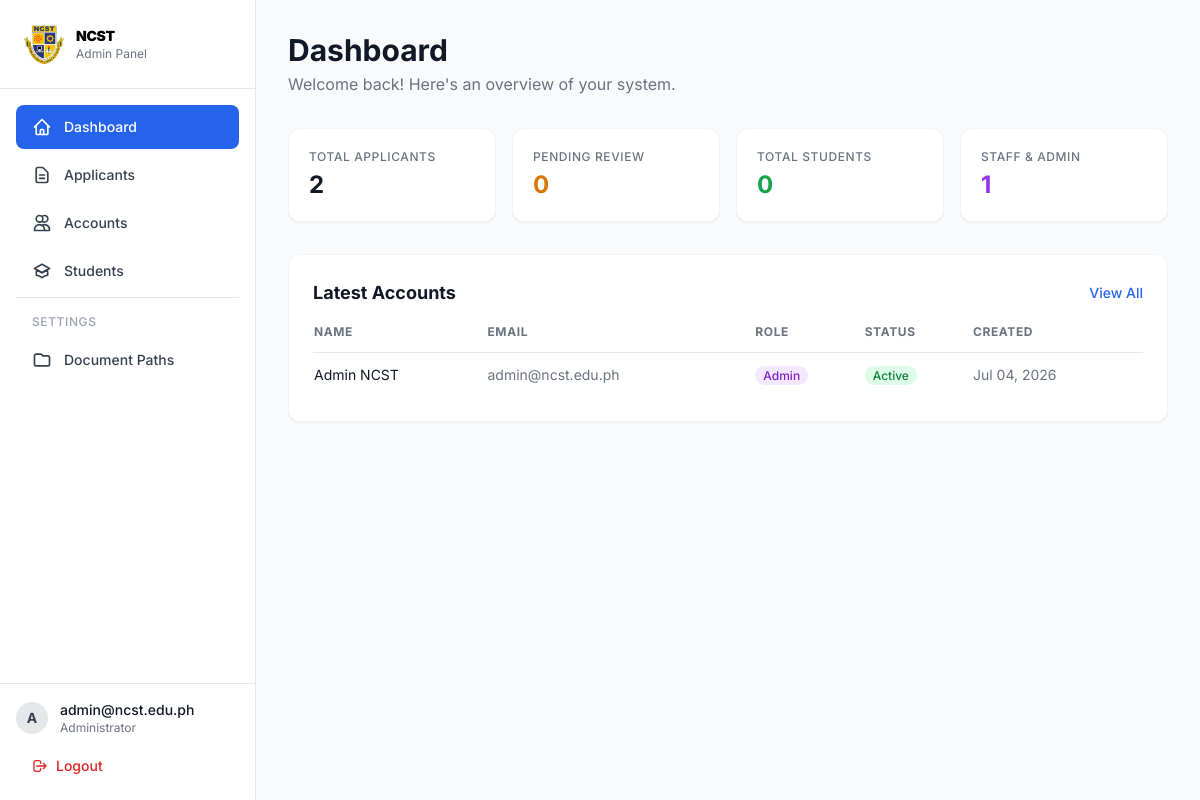
The page /src/view/admin/ (signed in) on the database its author committed.
### tables this page shows
CREATE TABLE `users` (
  `id` int(11) NOT NULL,
  `first_name` varchar(100) NOT NULL,
  `middle_name` varchar(100) DEFAULT NULL,
  `last_name` varchar(100) NOT NULL,
  `suffix` varchar(20) DEFAULT NULL,
  `birthday` date NOT NULL,
  `age` int(3) DEFAULT NULL,
  `gender` enum('Male','Female','Other') NOT NULL,
  `civil_status` enum('Single','Married','Widowed','Separated','Annulled') DEFAULT 'Single',
  `nationality` varchar(100) DEFAULT 'Filipino',
  `religion` varchar(100) DEFAULT NULL,
  `birth_place` varchar(255) DEFAULT NULL,
  `email` varchar(150) NOT NULL,
  `contact_number` varchar(20) NOT NULL,
  `home_address` varchar(255) DEFAULT NULL,
  `province` varchar(100) DEFAULT NULL,
  `city` varchar(100) DEFAULT NULL,
  `barangay` varchar(100) DEFAULT NULL,
  `zip_code` varchar(10) DEFAULT NULL,
  `password` varchar(255) NOT NULL,
  `role` enum('admin','staff','shs','college','registrar') NOT NULL DEFAULT 'college',
  `status` enum('active','inactive','pending','approved','rejected') NOT NULL DEFAULT 'pending',
  `deleted_at` date DEFAULT NULL,
  `created_by` int(11) DEFAULT NULL,
  `created_at` timestamp NOT NULL DEFAULT current_timestamp(),
  `updated_at` timestamp NOT NULL DEFAULT current_timestamp() ON UPDATE current_timestamp()
);

### src/config/helpers.php (called while the page is built, shortened)
<?php
function url($path = '') {
    return BASE_URL . $path;
}

### src/view/admin/index.php (the view, shortened to what this page needs)
<?php
require_once __DIR__ . '/sidebar.php';
try {
    $stmt = $pdo->query("SELECT COUNT(*) FROM applicants");
    $total_applicants = $stmt->fetchColumn();
    $stmt = $pdo->query("SELECT COUNT(*) FROM applicants WHERE status = 'pending'");
    $pending_applicants = $stmt->fetchColumn();
    $stmt = $pdo->query("SELECT COUNT(*) FROM users WHERE role = 'student'");
    $total_students = $stmt->fetchColumn();
    $stmt = $pdo->query("SELECT COUNT(*) FROM users WHERE role IN ('admin', 'staff')");
    $total_staff = $stmt->fetchColumn();
    $stmt = $pdo->query("SELECT * FROM users WHERE role IN ('admin', 'staff') ORDER BY created_at DESC LIMIT 10");
    $latest_accounts = $stmt->fetchAll();
} catch (Exception $e) {
    $total_applicants = $pending_applicants = $total_students = $total_staff = 0;
    $latest_accounts = [];
}
?>
<div class="mb-8">
    <h1 class="text-3xl font-bold text-gray-900">Dashboard</h1>
    <p class="text-gray-500 mt-1">Welcome back! Here's an overview of your system.</p>
</div>
<div class="flex gap-4 mb-8">
    <div class="flex-1 bg-white rounded-xl p-5 shadow-sm border border-gray-100">
        <p class="text-xs font-medium text-gray-500 uppercase tracking-wider">Total Applicants</p>
        <p class="text-2xl font-bold text-gray-900 mt-1"><?= $total_applicants ?></p>
    </div>
    <div class="flex-1 bg-white rounded-xl p-5 shadow-sm border border-gray-100">
        <p class="text-xs font-medium text-gray-500 uppercase tracking-wider">Pending Review</p>
        <p class="text-2xl font-bold text-amber-600 mt-1"><?= $pending_applicants ?></p>
    </div>
    <div class="flex-1 bg-white rounded-xl p-5 shadow-sm border border-gray-100">
        <p class="text-xs font-medium text-gray-500 uppercase tracking-wider">Total Students</p>
        <p class="text-2xl font-bold text-green-600 mt-1"><?= $total_students ?></p>
    </div>
    <div class="flex-1 bg-white rounded-xl p-5 shadow-sm border border-gray-100">
        <p class="text-xs font-medium text-gray-500 uppercase tracking-wider">Staff & Admin</p>
        <p class="text-2xl font-bold text-purple-600 mt-1"><?= $total_staff ?></p>
    </div>
</div>
<div class="bg-white rounded-xl p-6 shadow-sm border border-gray-100">
    <div class="flex items-center justify-between mb-4">
        <h2 class="text-lg font-bold text-gray-900">Latest Accounts</h2>
        <a href="<?= url('/src/view/admin/accounts.php') ?>" class="text-sm font-medium text-blue-600 hover:underline">View All</a>
    </div>
    <div class="overflow-x-auto">
        <table class="w-full">
            <thead>
                <tr class="text-xs font-medium text-gray-500 uppercase tracking-wider border-b">
                    <th class="pb-3 text-left">Name</th>
                    <th class="pb-3 text-left">Email</th>
                    <th class="pb-3 text-left">Role</th>
                    <th class="pb-3 text-left">Status</th>
                    <th class="pb-3 text-left">Created</th>
                </tr>
            </thead>
            <tbody class="divide-y divide-gray-100">
                <?php if (empty($latest_accounts)): ?>
                    <tr>
                        <td colspan="5" class="py-4 text-center text-sm text-gray-500">No accounts found.</td>
                    </tr>
                <?php else: ?>
                    <?php foreach ($latest_accounts as $acc): ?>
                        <tr class="text-sm">
                            <td class="py-3 text-gray-900"><?= htmlspecialchars($acc['first_name'] . ' ' . $acc['last_name']) ?></td>
                            <td class="py-3 text-gray-500"><?= htmlspecialchars($acc['email']) ?></td>
                            <td class="py-3">
                                <span class="px-2 py-0.5 rounded-full text-xs font-medium <?= $acc['role'] === 'admin' ? 'bg-purple-100 text-purple-700' : 'bg-blue-100 text-blue-700' ?>">
                                    <?= ucfirst($acc['role']) ?>
                                </span>
                            </td>
                            <td class="py-3">
                                <span class="px-2 py-0.5 rounded-full text-xs font-medium <?= $acc['status'] === 'active' ? 'bg-green-100 text-green-700' : 'bg-gray-100 text-gray-700' ?>">
                                    <?= ucfirst($acc['status']) ?>
                                </span>
                            </td>
                            <td class="py-3 text-gray-500"><?= date('M d, Y', strtotime($acc['created_at'])) ?></td>
                        </tr>
                    <?php endforeach; ?>
                <?php endif; ?>
            </tbody>
        </table>
    </div>
</div>
</main>
</div>
</body>
</html>

### rows shown on the page
users: first_name+last_name "Admin NCST", email "admin@ncst.edu.ph", role "Admin", status "Active", created_at "Jul 04, 2026"

### other values the page prints
substr($_SESSION['email'] ?? 'A', 0, 1) "A"
$_SESSION['email'] "admin@ncst.edu.ph"
$total_applicants "2"
$pending_applicants "0"
$total_students "0"
$total_staff "1"
